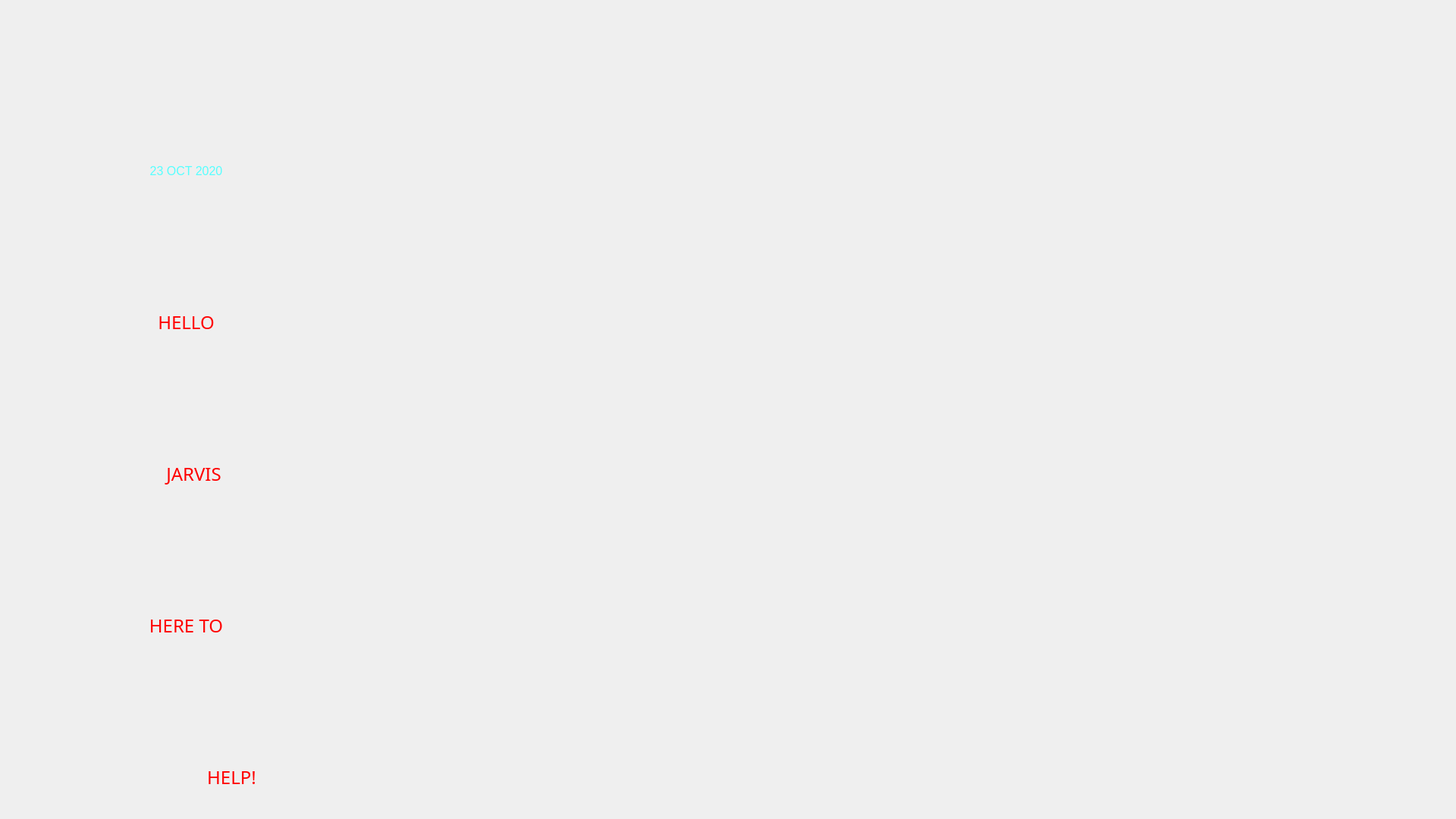
<?xml version="1.0" encoding="UTF-8"?>
<ui version="4.0">
 <class>Form</class>
 <widget class="QWidget" name="Form">
  <property name="geometry">
   <rect>
    <x>0</x>
    <y>0</y>
    <width>1920</width>
    <height>1080</height>
   </rect>
  </property>
  <property name="windowTitle">
   <string>Form</string>
  </property>
  <widget class="QLabel" name="label">
   <property name="enabled">
    <bool>true</bool>
   </property>
   <property name="geometry">
    <rect>
     <x>0</x>
     <y>0</y>
     <width>1920</width>
     <height>1080</height>
    </rect>
   </property>
   <property name="mouseTracking">
    <bool>false</bool>
   </property>
   <property name="styleSheet">
    <string notr="true"/>
   </property>
   <property name="text">
    <string/>
   </property>
   <property name="pixmap">
    <pixmap resource="rec.qrc">:/redc/lib/tuse.png</pixmap>
   </property>
   <property name="scaledContents">
    <bool>true</bool>
   </property>
  </widget>
  <widget class="QLabel" name="label_4">
   <property name="geometry">
    <rect>
     <x>580</x>
     <y>290</y>
     <width>821</width>
     <height>461</height>
    </rect>
   </property>
   <property name="text">
    <string/>
   </property>
   <property name="pixmap">
    <pixmap resource="rec.qrc">:/redc/lib/gifloader.gif</pixmap>
   </property>
   <property name="scaledContents">
    <bool>true</bool>
   </property>
  </widget>
  <widget class="QLabel" name="label_5">
   <property name="geometry">
    <rect>
     <x>50</x>
     <y>190</y>
     <width>391</width>
     <height>71</height>
    </rect>
   </property>
   <property name="text">
    <string>&lt;html&gt;&lt;head/&gt;&lt;body&gt;&lt;p align=&quot;center&quot;&gt;&lt;span style=&quot; font-size:12pt; color:#55ffff;&quot;&gt;23 OCT 2020&lt;/span&gt;&lt;/p&gt;&lt;/body&gt;&lt;/html&gt;</string>
   </property>
  </widget>
  <widget class="QPushButton" name="exitB">
   <property name="geometry">
    <rect>
     <x>1620</x>
     <y>130</y>
     <width>221</width>
     <height>71</height>
    </rect>
   </property>
   <property name="styleSheet">
    <string notr="true">background-image: url(:/redc/lib/exit - Copy.png);
border:none;</string>
   </property>
   <property name="text">
    <string/>
   </property>
  </widget>
  <widget class="QLabel" name="label_6">
   <property name="geometry">
    <rect>
     <x>50</x>
     <y>390</y>
     <width>391</width>
     <height>71</height>
    </rect>
   </property>
   <property name="font">
    <font>
     <family>Copperplate Gothic Bold</family>
    </font>
   </property>
   <property name="text">
    <string>&lt;html&gt;&lt;head/&gt;&lt;body&gt;&lt;p align=&quot;center&quot;&gt;&lt;span style=&quot; font-size:18pt; color:#ff0000;&quot;&gt;HELLO&lt;/span&gt;&lt;/p&gt;&lt;/body&gt;&lt;/html&gt;</string>
   </property>
  </widget>
  <widget class="QLabel" name="label_7">
   <property name="geometry">
    <rect>
     <x>60</x>
     <y>590</y>
     <width>391</width>
     <height>71</height>
    </rect>
   </property>
   <property name="font">
    <font>
     <family>Copperplate Gothic Bold</family>
    </font>
   </property>
   <property name="text">
    <string>&lt;html&gt;&lt;head/&gt;&lt;body&gt;&lt;p align=&quot;center&quot;&gt;&lt;span style=&quot; font-size:18pt; color:#ff0000;&quot;&gt;JARVIS&lt;/span&gt;&lt;/p&gt;&lt;/body&gt;&lt;/html&gt;</string>
   </property>
  </widget>
  <widget class="QLabel" name="label_8">
   <property name="geometry">
    <rect>
     <x>50</x>
     <y>790</y>
     <width>391</width>
     <height>71</height>
    </rect>
   </property>
   <property name="font">
    <font>
     <family>Copperplate Gothic Bold</family>
    </font>
   </property>
   <property name="text">
    <string>&lt;html&gt;&lt;head/&gt;&lt;body&gt;&lt;p align=&quot;center&quot;&gt;&lt;span style=&quot; font-size:18pt; color:#ff0000;&quot;&gt;HERE    TO&lt;/span&gt;&lt;/p&gt;&lt;/body&gt;&lt;/html&gt;</string>
   </property>
  </widget>
  <widget class="QLabel" name="label_9">
   <property name="geometry">
    <rect>
     <x>110</x>
     <y>990</y>
     <width>391</width>
     <height>71</height>
    </rect>
   </property>
   <property name="font">
    <font>
     <family>Copperplate Gothic Bold</family>
    </font>
   </property>
   <property name="text">
    <string>&lt;html&gt;&lt;head/&gt;&lt;body&gt;&lt;p align=&quot;center&quot;&gt;&lt;span style=&quot; font-size:18pt; color:#ff0000;&quot;&gt;HELP!&lt;/span&gt;&lt;/p&gt;&lt;/body&gt;&lt;/html&gt;</string>
   </property>
  </widget>
 </widget>
 <resources>
  <include location="rec.qrc"/>
 </resources>
 <connections/>
</ui>
